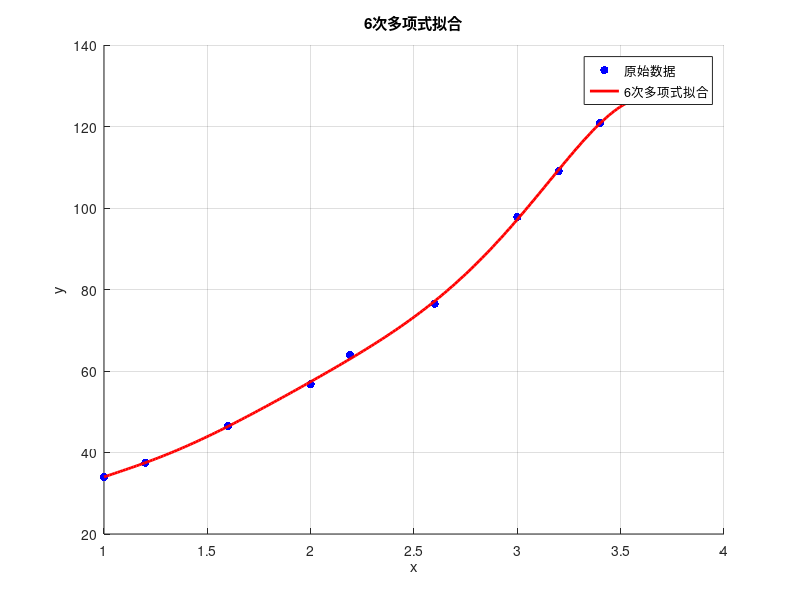

Source code (MATLAB):
% 假设你的数据已经加载为列向量 x 和 y
% 例如：x = [...]; y = [...];

x = load("dia.txt");
y = load("angle.txt");

% 6次多项式拟合
p = polyfit(x, y, 6);

% 生成拟合曲线上的点
x_fit = linspace(min(x), max(x), 200);
y_fit = polyval(p, x_fit);

% 绘制原始数据和拟合曲线
figure;
scatter(x, y, 'b', 'filled'); hold on;
plot(x_fit, y_fit, 'r-', 'LineWidth', 2);
xlabel('x');
ylabel('y');
title('6次多项式拟合');
legend('原始数据', '6次多项式拟合');
grid on;

disp(p);